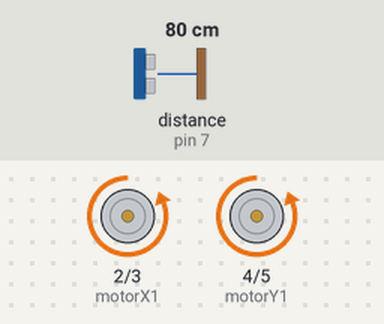
The sketch below on a simulated Arduino Uno, built with avr-gcc and run on an emulated ATmega328P. Parts: motor-driver pin pairs drawn as motors (green arrow = first pin HIGH = forward, orange = second pin HIGH = backward, longer = more drive). Wiring (inferred from the names in the program): ultrasonic range finder: trigger pin 6; echo pin 7. The test bench sets the inputs (shaded band); at power-on: distance to the obstacle (sensor on pin 7) 80 cm. The echo pulse lasts 58.3 µs per cm.

Above: at 1.2 s.
1.3 s: distance to the obstacle (sensor on pin 7) set to 120 cm
At 2.2 s:
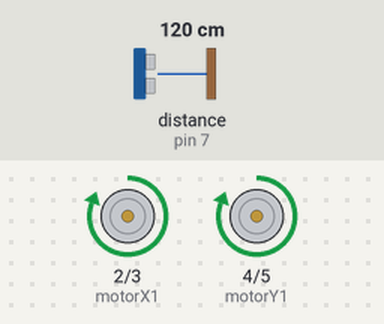
Timing chart, 0 to 4.3 s (numbered marks = the images above; inputs shaded):
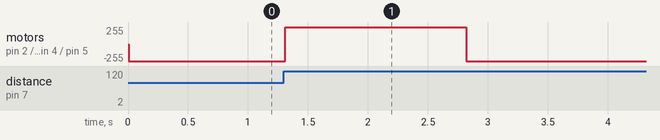

Measured:
- after the input at 1.3 s, motor on pin 2 (motorX1) / pin 3 (motorX2), motor on pin 4 (motorY1) / pin 5 (motorY2): backward 255/255 → forward 255/255 at once, → backward 255/255 1.5 s later

The sketch:

TableCleaning_Rover.ino
```cpp
/*
 * code to push things of its way
 */

#define trig 6           // 6 = trigger pin
#define echo 7           // 7 = echo pin
const int motorX1 = 2;   // 2 = in1
const int motorX2 = 3;   // 3 = in2
const int motorY1 = 4;   // 4 = in3
const int motorY2 = 5;   // 5 = in4
long duration;
int distance;
void setup()
{
  pinMode(trig, OUTPUT);
  pinMode(echo, INPUT);
  pinMode(motorX1, OUTPUT);
  pinMode(motorX2, OUTPUT);
  pinMode(motorY1, OUTPUT);
  pinMode(motorY2, OUTPUT);
}
void measure() {
  digitalWrite(trig, LOW);
  delayMicroseconds(2);
  digitalWrite(trig, HIGH);
  delayMicroseconds(10);
  digitalWrite(trig, LOW);
  duration = pulseIn(echo, HIGH);
  distance = (duration * 0.034 / 2);  //80
}
void forward()
{
  digitalWrite(motorX1, LOW);
  digitalWrite(motorX2, HIGH);
  digitalWrite(motorY1, LOW);
  digitalWrite(motorY2, HIGH);
}
void backward()
{
  digitalWrite(motorX1, HIGH);
  digitalWrite(motorX2, LOW);
  digitalWrite(motorY1, HIGH);
  digitalWrite(motorY2, LOW);
}
void rotate()
{
  digitalWrite(motorX1, LOW);
  digitalWrite(motorX2, HIGH);
  digitalWrite(motorY1, LOW);
  digitalWrite(motorY2, HIGH);
}
void Stop()
{
  digitalWrite(motorX1, LOW);
  digitalWrite(motorX2, LOW);
  digitalWrite(motorY1, LOW);
  digitalWrite(motorY2, LOW);
}
void loop()
{
measure(); //200
while(distance>100)
{
  rotate();
  measure();
}
Stop();
while(distance < 100)
{
  forward();
  measure();
}
Stop();
backward();
delay(1500);
}
```
